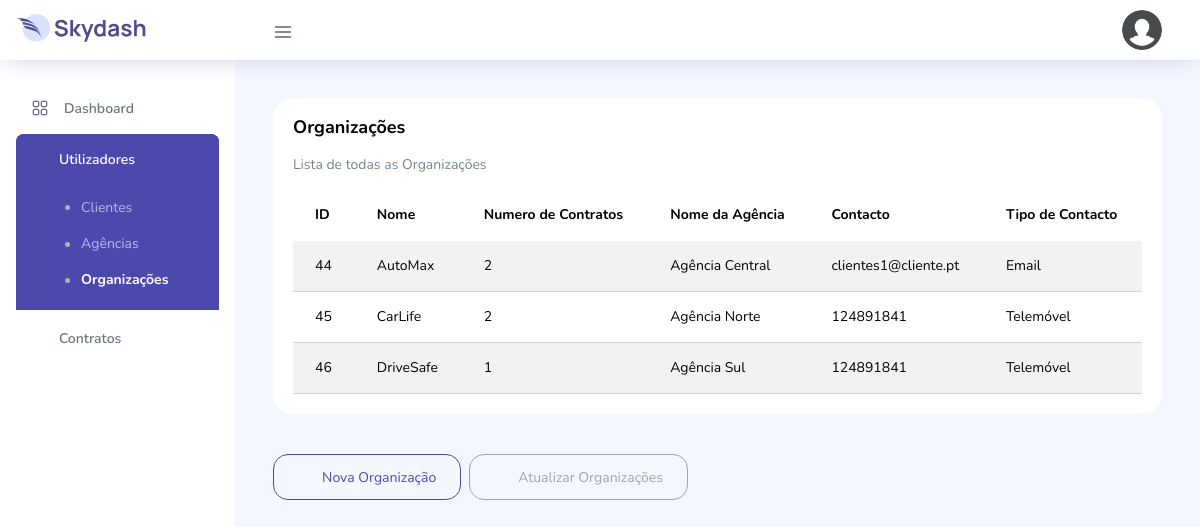
/src/pages/tables/organizations-table.php (signed in), run on the app's committed database.
### tables this page shows
CREATE TABLE `organizacao` (
  `idOrganizacao` int(11) NOT NULL,
  `nomeOrganizacao` varchar(45) NOT NULL,
  `idAgencia` int(11) NOT NULL,
  `idContacto` int(11) NOT NULL,
  `idUtilizador` int(11) DEFAULT NULL
);

CREATE TABLE `agencia` (
  `idAgencia` int(11) NOT NULL,
  `nomeAgencia` varchar(45) NOT NULL,
  `idContacto` int(11) DEFAULT NULL,
  `idUtilizador` int(11) DEFAULT NULL
);

CREATE TABLE `contacto` (
  `idContacto` int(11) NOT NULL,
  `valorContacto` varchar(45) NOT NULL,
  `idTipoContacto` int(11) DEFAULT NULL
);

### src/pages/tables/organizations-table.php (the view, shortened to what this page needs)
<?php
require '../pdo/connection.php';
$stmtOrganizacoes = $pdo->prepare("
    SELECT
        o.idOrganizacao,
        o.nomeOrganizacao,
        COUNT(DISTINCT ct.idContrato) AS numContratos,
        a.nomeAgencia AS nomeAgencia,
        co.valorContacto AS contacto,
        CASE co.idTipoContacto
            WHEN 1 THEN 'Email'
            WHEN 2 THEN 'Telemóvel'
            ELSE 'N/A'
        END AS tipoContacto
    FROM Organizacao o
    LEFT JOIN Contrato ct ON o.idOrganizacao = ct.idOrganizacao
    LEFT JOIN Agencia a ON o.idAgencia = a.idAgencia
    LEFT JOIN Contacto co ON o.idContacto = co.idContacto
    GROUP BY o.idOrganizacao, o.nomeOrganizacao, a.nomeAgencia, co.valorContacto, co.idTipoContacto
    ORDER BY o.idOrganizacao
");
$stmtOrganizacoes->execute();
$organizacoes = $stmtOrganizacoes->fetchAll(PDO::FETCH_ASSOC);
?>
<!DOCTYPE html>
<html lang="en">
  <head>
    <link rel="stylesheet" href="../../assets/vendors/feather/feather.css">
    <link rel="stylesheet" href="../../assets/vendors/ti-icons/css/themify-icons.css">
    <link rel="stylesheet" href="../../assets/vendors/css/vendor.bundle.base.css">
    <link rel="stylesheet" href="../../assets/vendors/font-awesome/css/font-awesome.min.css">
    <link rel="stylesheet" href="../../assets/vendors/mdi/css/materialdesignicons.min.css">
    <link rel="stylesheet" href="../../assets/css/style.css">
  </head>
  <body>
    <div class="container-scroller">
      <?php require('../ui/navbar.php'); ?>
      <div class="container-fluid page-body-wrapper">
        <?php require('../ui/navsidebar.php'); ?>
        <div class="main-panel">
          <div class="content-wrapper">
            <div class="row">
              <div class="col-lg-12 grid-margin stretch-card">
                <div class="card">
                  <div class="card-body">
                    <h4 class="card-title">Organizações</h4>
                    <p class="card-description">Lista de todas as Organizações</p>
                    <div class="table-responsive">
                      <table class="table table-striped">
                        <thead>
                          <tr>
                            <th>ID</th>
                            <th>Nome</th>
                            <th>Numero de Contratos</th>
                            <th>Nome da Agência</th>
                            <th>Contacto</th>
                            <th>Tipo de Contacto</th>
                          </tr>
                        </thead>
                        <tbody>
                          <?php foreach ($organizacoes as $organizacao): ?>
                            <tr>
                              <td><?php echo htmlspecialchars($organizacao['idOrganizacao']); ?></td>
                              <td><?php echo htmlspecialchars($organizacao['nomeOrganizacao']); ?></td>
                              <td><?php echo htmlspecialchars($organizacao['numContratos']); ?></td>
                              <td><?php echo htmlspecialchars($organizacao['nomeAgencia'] ?? 'N/A'); ?></td>
                              <td><?php echo htmlspecialchars($organizacao['contacto'] ?? 'N/A'); ?></td>
                              <td><?php echo htmlspecialchars($organizacao['tipoContacto'] ?? 'N/A'); ?></td>
                            </tr>
                          <?php endforeach; ?>
                        </tbody>
                      </table>
                    </div>
                  </div>
                </div>
              </div>
            </div>
            <div class="col-lg-12 grid-margin stretch-card">
              <button type="button" class="btn btn-outline-primary btn-icon-text me-2" onclick="location.href='../forms/add_organization.php';">
                <i class="ti-plus btn-icon-prepend"></i> Nova Organização
              </button>
              <button type="button" class="btn btn-outline-secondary btn-icon-text" onclick="location.href='../forms/update_organization.php';">
                <i class="ti-pencil btn-icon-prepend"></i> Atualizar Organizações
              </button>
            </div>
          </div>
        </div>
      </div>
    </div>
  </body>
</html>

### data on the page
organizacao: idOrganizacao "44", nomeOrganizacao "AutoMax", numContratos "2", idAgencia.nomeAgencia "Agência Central", idContacto.valorContacto "clientes1@cliente.pt", tipoContacto "Email"
organizacao: idOrganizacao "45", nomeOrganizacao "CarLife", numContratos "2", idAgencia.nomeAgencia "Agência Norte", idContacto.valorContacto "124891841", tipoContacto "Telemóvel"
organizacao: idOrganizacao "46", nomeOrganizacao "DriveSafe", numContratos "1", idAgencia.nomeAgencia "Agência Sul", idContacto.valorContacto "124891841", tipoContacto "Telemóvel"
